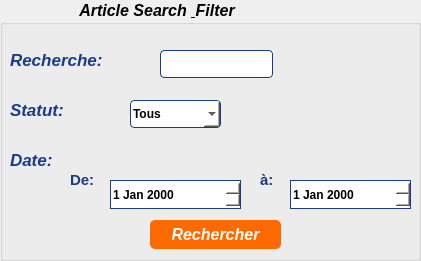
    <widget class="QGroupBox" name="groupBox_2">
     <property name="geometry">
      <rect>
       <x>640</x>
       <y>140</y>
       <width>421</width>
       <height>261</height>
      </rect>
     </property>
     <property name="font">
      <font>
       <pointsize>12</pointsize>
       <italic>true</italic>
       <bold>true</bold>
       <underline>false</underline>
      </font>
     </property>
     <property name="title">
      <string>                  Article Search &amp; Filter</string>
     </property>
     <widget class="QLabel" name="label_5">
      <property name="geometry">
       <rect>
        <x>10</x>
        <y>50</y>
        <width>121</width>
        <height>20</height>
       </rect>
      </property>
      <property name="font">
       <font>
        <pointsize>13</pointsize>
        <italic>true</italic>
        <bold>true</bold>
        <underline>false</underline>
       </font>
      </property>
      <property name="styleSheet">
       <string notr="true">QLabel {
    color: #1a3a8a;
    font-weight: bold;
}</string>
      </property>
      <property name="text">
       <string>Recherche:</string>
      </property>
     </widget>
     <widget class="QLabel" name="label_6">
      <property name="geometry">
       <rect>
        <x>10</x>
        <y>100</y>
        <width>81</width>
        <height>20</height>
       </rect>
      </property>
      <property name="font">
       <font>
        <pointsize>13</pointsize>
        <italic>true</italic>
        <bold>true</bold>
        <underline>false</underline>
       </font>
      </property>
      <property name="styleSheet">
       <string notr="true">QLabel {
    color: #1a3a8a;
    font-weight: bold;
}</string>
      </property>
      <property name="text">
       <string>Statut:</string>
      </property>
     </widget>
     <widget class="QLineEdit" name="lineEdit_3">
      <property name="geometry">
       <rect>
        <x>160</x>
        <y>50</y>
        <width>113</width>
        <height>28</height>
       </rect>
      </property>
      <property name="styleSheet">
       <string notr="true">QLineEdit {
    background-color: #ffffff;
    color: #000000;
    border: 1px solid #1a3a8a;
    border-radius: 4px;
    padding: 2px;
}</string>
      </property>
     </widget>
     <widget class="QComboBox" name="comboBox_2">
      <property name="geometry">
       <rect>
        <x>130</x>
        <y>100</y>
        <width>91</width>
        <height>28</height>
       </rect>
      </property>
      <property name="font">
       <font>
        <pointsize>9</pointsize>
        <italic>false</italic>
        <bold>true</bold>
        <underline>false</underline>
       </font>
      </property>
      <property name="styleSheet">
       <string notr="true">QComboBox {
    background-color: #ffffff;
    color: #000000;
    border: 1px solid #1a3a8a;
    border-radius: 4px;
    padding: 2px;
}

/* This part makes the list inside look clean too */
QComboBox QAbstractItemView {
    background-color: #ffffff;
    selection-background-color: #ff7e39;
    color: #000000;
}</string>
      </property>
      <item>
       <property name="text">
        <string>Tous</string>
       </property>
      </item>
      <item>
       <property name="text">
        <string>Brouillon</string>
       </property>
      </item>
      <item>
       <property name="text">
        <string>Archivé</string>
       </property>
      </item>
      <item>
       <property name="text">
        <string>Publié</string>
       </property>
      </item>
     </widget>
     <widget class="QPushButton" name="pushButton">
      <property name="geometry">
       <rect>
        <x>150</x>
        <y>220</y>
        <width>131</width>
        <height>29</height>
       </rect>
      </property>
      <property name="palette">
       <palette>
        <active>
         <colorrole role="WindowText">
          <brush brushstyle="SolidPattern">
           <color alpha="255">
            <red>255</red>
            <green>255</green>
            <blue>255</blue>
           </color>
          </brush>
         </colorrole>
         <colorrole role="Button">
          <brush brushstyle="SolidPattern">
           <color alpha="255">
            <red>255</red>
            <green>106</green>
            <blue>0</blue>
           </color>
          </brush>
         </colorrole>
         <colorrole role="Light">
          <brush brushstyle="SolidPattern">
           <color alpha="15">
            <red>127</red>
            <green>170</green>
            <blue>255</blue>
           </color>
          </brush>
         </colorrole>
         <colorrole role="Midlight">
          <brush brushstyle="SolidPattern">
           <color alpha="15">
            <red>63</red>
            <green>127</green>
            <blue>255</blue>
           </color>
          </brush>
         </colorrole>
         <colorrole role="Dark">
          <brush brushstyle="SolidPattern">
           <color alpha="15">
            <red>0</red>
            <green>42</green>
            <blue>127</blue>
           </color>
          </brush>
         </colorrole>
         <colorrole role="Mid">
          <brush brushstyle="SolidPattern">
           <color alpha="15">
            <red>0</red>
            <green>57</green>
            <blue>170</blue>
           </color>
          </brush>
         </colorrole>
         <colorrole role="Text">
          <brush brushstyle="SolidPattern">
           <color alpha="255">
            <red>255</red>
            <green>255</green>
            <blue>255</blue>
           </color>
          </brush>
         </colorrole>
         <colorrole role="BrightText">
          <brush brushstyle="SolidPattern">
           <color alpha="255">
            <red>255</red>
            <green>255</green>
            <blue>255</blue>
           </color>
          </brush>
         </colorrole>
         <colorrole role="ButtonText">
          <brush brushstyle="SolidPattern">
           <color alpha="255">
            <red>255</red>
            <green>255</green>
            <blue>255</blue>
           </color>
          </brush>
         </colorrole>
         <colorrole role="Base">
          <brush brushstyle="SolidPattern">
           <color alpha="255">
            <red>255</red>
            <green>106</green>
            <blue>0</blue>
           </color>
          </brush>
         </colorrole>
         <colorrole role="Window">
          <brush brushstyle="SolidPattern">
           <color alpha="255">
            <red>255</red>
            <green>106</green>
            <blue>0</blue>
           </color>
          </brush>
         </colorrole>
         <colorrole role="Shadow">
          <brush brushstyle="SolidPattern">
           <color alpha="255">
            <red>0</red>
            <green>0</green>
            <blue>0</blue>
           </color>
          </brush>
         </colorrole>
         <colorrole role="Highlight">
          <brush brushstyle="SolidPattern">
           <color alpha="255">
            <red>255</red>
            <green>255</green>
            <blue>255</blue>
           </color>
          </brush>
         </colorrole>
         <colorrole role="AlternateBase">
          <brush brushstyle="SolidPattern">
           <color alpha="135">
            <red>127</red>
            <green>170</green>
            <blue>255</blue>
           </color>
          </brush>
         </colorrole>
         <colorrole role="ToolTipBase">
          <brush brushstyle="SolidPattern">
           <color alpha="255">
            <red>255</red>
            <green>255</green>
            <blue>220</blue>
           </color>
          </brush>
         </colorrole>
         <colorrole role="ToolTipText">
          <brush brushstyle="SolidPattern">
           <color alpha="255">
            <red>0</red>
            <green>0</green>
            <blue>0</blue>
           </color>
          </brush>
         </colorrole>
         <colorrole role="PlaceholderText">
          <brush brushstyle="SolidPattern">
           <color alpha="128">
            <red>255</red>
            <green>255</green>
            <blue>255</blue>
           </color>
          </brush>
         </colorrole>
         <colorrole role="Accent">
          <brush brushstyle="SolidPattern">
           <color alpha="255">
            <red>255</red>
            <green>255</green>
            <blue>255</blue>
           </color>
          </brush>
         </colorrole>
        </active>
        <inactive>
         <colorrole role="WindowText">
          <brush brushstyle="SolidPattern">
           <color alpha="255">
            <red>255</red>
            <green>255</green>
            <blue>255</blue>
           </color>
          </brush>
         </colorrole>
         <colorrole role="Button">
          <brush brushstyle="SolidPattern">
           <color alpha="255">
            <red>255</red>
            <green>106</green>
            <blue>0</blue>
           </color>
          </brush>
         </colorrole>
         <colorrole role="Light">
          <brush brushstyle="SolidPattern">
           <color alpha="15">
            <red>127</red>
            <green>170</green>
            <blue>255</blue>
           </color>
          </brush>
         </colorrole>
         <colorrole role="Midlight">
          <brush brushstyle="SolidPattern">
           <color alpha="15">
            <red>63</red>
            <green>127</green>
            <blue>255</blue>
           </color>
          </brush>
         </colorrole>
         <colorrole role="Dark">
          <brush brushstyle="SolidPattern">
           <color alpha="15">
            <red>0</red>
            <green>42</green>
            <blue>127</blue>
           </color>
          </brush>
         </colorrole>
         <colorrole role="Mid">
          <brush brushstyle="SolidPattern">
           <color alpha="15">
            <red>0</red>
            <green>57</green>
            <blue>170</blue>
           </color>
          </brush>
         </colorrole>
         <colorrole role="Text">
          <brush brushstyle="SolidPattern">
           <color alpha="255">
            <red>255</red>
            <green>255</green>
            <blue>255</blue>
           </color>
          </brush>
         </colorrole>
         <colorrole role="BrightText">
          <brush brushstyle="SolidPattern">
           <color alpha="255">
            <red>255</red>
            <green>255</green>
            <blue>255</blue>
           </color>
          </brush>
         </colorrole>
         <colorrole role="ButtonText">
          <brush brushstyle="SolidPattern">
           <color alpha="255">
            <red>255</red>
            <green>255</green>
            <blue>255</blue>
           </color>
          </brush>
         </colorrole>
         <colorrole role="Base">
          <brush brushstyle="SolidPattern">
           <color alpha="255">
            <red>255</red>
            <green>106</green>
            <blue>0</blue>
           </color>
          </brush>
         </colorrole>
         <colorrole role="Window">
          <brush brushstyle="SolidPattern">
           <color alpha="255">
            <red>255</red>
            <green>106</green>
            <blue>0</blue>
           </color>
          </brush>
         </colorrole>
         <colorrole role="Shadow">
          <brush brushstyle="SolidPattern">
           <color alpha="255">
            <red>0</red>
            <green>0</green>
            <blue>0</blue>
           </color>
          </brush>
         </colorrole>
         <colorrole role="Highlight">
          <brush brushstyle="SolidPattern">
           <color alpha="255">
            <red>255</red>
            <green>255</green>
            <blue>255</blue>
           </color>
          </brush>
         </colorrole>
         <colorrole role="AlternateBase">
          <brush brushstyle="SolidPattern">
           <color alpha="135">
            <red>127</red>
            <green>170</green>
            <blue>255</blue>
           </color>
          </brush>
         </colorrole>
         <colorrole role="ToolTipBase">
          <brush brushstyle="SolidPattern">
           <color alpha="255">
            <red>255</red>
            <green>255</green>
            <blue>220</blue>
           </color>
          </brush>
         </colorrole>
         <colorrole role="ToolTipText">
          <brush brushstyle="SolidPattern">
           <color alpha="255">
            <red>0</red>
            <green>0</green>
            <blue>0</blue>
           </color>
          </brush>
         </colorrole>
         <colorrole role="PlaceholderText">
          <brush brushstyle="SolidPattern">
           <color alpha="128">
            <red>255</red>
            <green>255</green>
            <blue>255</blue>
           </color>
          </brush>
         </colorrole>
         <colorrole role="Accent">
          <brush brushstyle="SolidPattern">
           <color alpha="255">
            <red>255</red>
            <green>255</green>
            <blue>255</blue>
           </color>
          </brush>
         </colorrole>
        </inactive>
        <disabled>
         <colorrole role="WindowText">
          <brush brushstyle="SolidPattern">
           <color alpha="255">
            <red>255</red>
            <green>255</green>
            <blue>255</blue>
           </color>
          </brush>
         </colorrole>
         <colorrole role="Button">
          <brush brushstyle="SolidPattern">
           <color alpha="255">
            <red>255</red>
            <green>106</green>
            <blue>0</blue>
           </color>
          </brush>
         </colorrole>
         <colorrole role="Light">
          <brush brushstyle="SolidPattern">
           <color alpha="15">
            <red>127</red>
            <green>170</green>
            <blue>255</blue>
           </color>
          </brush>
         </colorrole>
         <colorrole role="Midlight">
          <brush brushstyle="SolidPattern">
           <color alpha="15">
            <red>63</red>
            <green>127</green>
            <blue>255</blue>
           </color>
          </brush>
         </colorrole>
         <colorrole role="Dark">
          <brush brushstyle="SolidPattern">
           <color alpha="15">
            <red>0</red>
            <green>42</green>
            <blue>127</blue>
           </color>
          </brush>
         </colorrole>
         <colorrole role="Mid">
          <brush brushstyle="SolidPattern">
           <color alpha="15">
            <red>0</red>
            <green>57</green>
            <blue>170</blue>
           </color>
          </brush>
         </colorrole>
         <colorrole role="Text">
          <brush brushstyle="SolidPattern">
           <color alpha="255">
            <red>255</red>
            <green>255</green>
            <blue>255</blue>
           </color>
          </brush>
         </colorrole>
         <colorrole role="BrightText">
          <brush brushstyle="SolidPattern">
           <color alpha="255">
            <red>255</red>
            <green>255</green>
            <blue>255</blue>
           </color>
          </brush>
         </colorrole>
         <colorrole role="ButtonText">
          <brush brushstyle="SolidPattern">
           <color alpha="255">
            <red>255</red>
            <green>255</green>
            <blue>255</blue>
           </color>
          </brush>
         </colorrole>
         <colorrole role="Base">
          <brush brushstyle="SolidPattern">
           <color alpha="255">
            <red>255</red>
            <green>106</green>
            <blue>0</blue>
           </color>
          </brush>
         </colorrole>
         <colorrole role="Window">
          <brush brushstyle="SolidPattern">
           <color alpha="255">
            <red>255</red>
            <green>106</green>
            <blue>0</blue>
           </color>
          </brush>
         </colorrole>
         <colorrole role="Shadow">
          <brush brushstyle="SolidPattern">
           <color alpha="255">
            <red>0</red>
            <green>0</green>
            <blue>0</blue>
           </color>
          </brush>
         </colorrole>
         <colorrole role="Highlight">
          <brush brushstyle="SolidPattern">
           <color alpha="255">
            <red>255</red>
            <green>255</green>
            <blue>255</blue>
           </color>
          </brush>
         </colorrole>
         <colorrole role="AlternateBase">
          <brush brushstyle="SolidPattern">
           <color alpha="15">
            <red>0</red>
            <green>85</green>
            <blue>255</blue>
           </color>
          </brush>
         </colorrole>
         <colorrole role="ToolTipBase">
          <brush brushstyle="SolidPattern">
           <color alpha="255">
            <red>255</red>
            <green>255</green>
            <blue>220</blue>
           </color>
          </brush>
         </colorrole>
         <colorrole role="ToolTipText">
          <brush brushstyle="SolidPattern">
           <color alpha="255">
            <red>0</red>
            <green>0</green>
            <blue>0</blue>
           </color>
          </brush>
         </colorrole>
         <colorrole role="PlaceholderText">
          <brush brushstyle="SolidPattern">
           <color alpha="128">
            <red>255</red>
            <green>255</green>
            <blue>255</blue>
           </color>
          </brush>
         </colorrole>
         <colorrole role="Accent">
          <brush brushstyle="SolidPattern">
           <color alpha="15">
            <red>76</red>
            <green>136</green>
            <blue>255</blue>
           </color>
          </brush>
         </colorrole>
        </disabled>
       </palette>
      </property>
      <property name="font">
       <font>
        <pointsize>12</pointsize>
        <italic>true</italic>
        <bold>true</bold>
        <underline>false</underline>
       </font>
      </property>
      <property name="styleSheet">
       <string notr="true">QPushButton {
    background-color: rgb(255, 106, 0);
    color: white;
    border-radius: 5px;
}
QPushButton:hover {
    background-color: rgb(200, 80, 0);
}
QPushButton:pressed {
    background-color: rgb(150, 60, 0);
}</string>
      </property>
      <property name="text">
       <string>Rechercher</string>
      </property>
     </widget>
     <widget class="QLabel" name="label_16">
      <property name="geometry">
       <rect>
        <x>10</x>
        <y>150</y>
        <width>63</width>
        <height>20</height>
       </rect>
      </property>
      <property name="font">
       <font>
        <pointsize>13</pointsize>
        <italic>true</italic>
        <bold>true</bold>
        <underline>false</underline>
       </font>
      </property>
      <property name="styleSheet">
       <string notr="true">QLabel {
    color: #1a3a8a;
    font-weight: bold;
}</string>
      </property>
      <property name="text">
       <string>Date:</string>
      </property>
     </widget>
     <widget class="QLabel" name="label_17">
      <property name="geometry">
       <rect>
        <x>70</x>
        <y>170</y>
        <width>63</width>
        <height>20</height>
       </rect>
      </property>
      <property name="font">
       <font>
        <pointsize>11</pointsize>
        <italic>false</italic>
        <bold>true</bold>
        <underline>false</underline>
       </font>
      </property>
      <property name="styleSheet">
       <string notr="true">QLabel {
    color: #1a3a8a;
    font-weight: bold;
}</string>
      </property>
      <property name="text">
       <string>De:</string>
      </property>
     </widget>
     <widget class="QDateEdit" name="dateEdit_3">
      <property name="geometry">
       <rect>
        <x>110</x>
        <y>180</y>
        <width>131</width>
        <height>29</height>
       </rect>
      </property>
      <property name="font">
       <font>
        <pointsize>9</pointsize>
        <italic>false</italic>
        <bold>true</bold>
        <underline>false</underline>
       </font>
      </property>
      <property name="styleSheet">
       <string notr="true">QDateEdit {
    background-color: #ffffff;
    color: #000000;
    border: 1px solid #1a3a8a;
}</string>
      </property>
     </widget>
     <widget class="QLabel" name="label_18">
      <property name="geometry">
       <rect>
        <x>260</x>
        <y>170</y>
        <width>63</width>
        <height>20</height>
       </rect>
      </property>
      <property name="font">
       <font>
        <pointsize>11</pointsize>
        <italic>false</italic>
        <bold>true</bold>
        <underline>false</underline>
       </font>
      </property>
      <property name="styleSheet">
       <string notr="true">QLabel {
    color: #1a3a8a;
    font-weight: bold;
}</string>
      </property>
      <property name="text">
       <string>à:</string>
      </property>
     </widget>
     <widget class="QDateEdit" name="dateEdit_4">
      <property name="geometry">
       <rect>
        <x>290</x>
        <y>180</y>
        <width>121</width>
        <height>29</height>
       </rect>
      </property>
      <property name="font">
       <font>
        <pointsize>9</pointsize>
        <italic>false</italic>
        <bold>true</bold>
        <underline>false</underline>
       </font>
      </property>
      <property name="styleSheet">
       <string notr="true">QDateEdit {
    background-color: #ffffff;
    color: #000000;
    border: 1px solid #1a3a8a;
}</string>
      </property>
     </widget>
    </widget>
